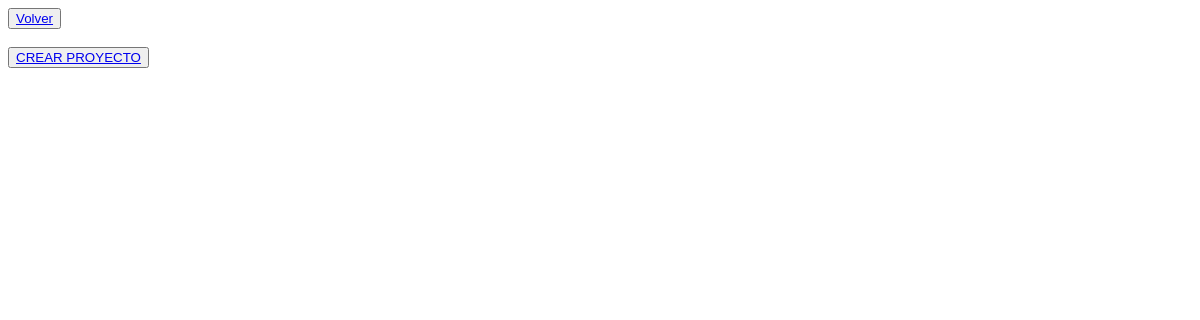
Page /listar_proyectos on the earlier database version.
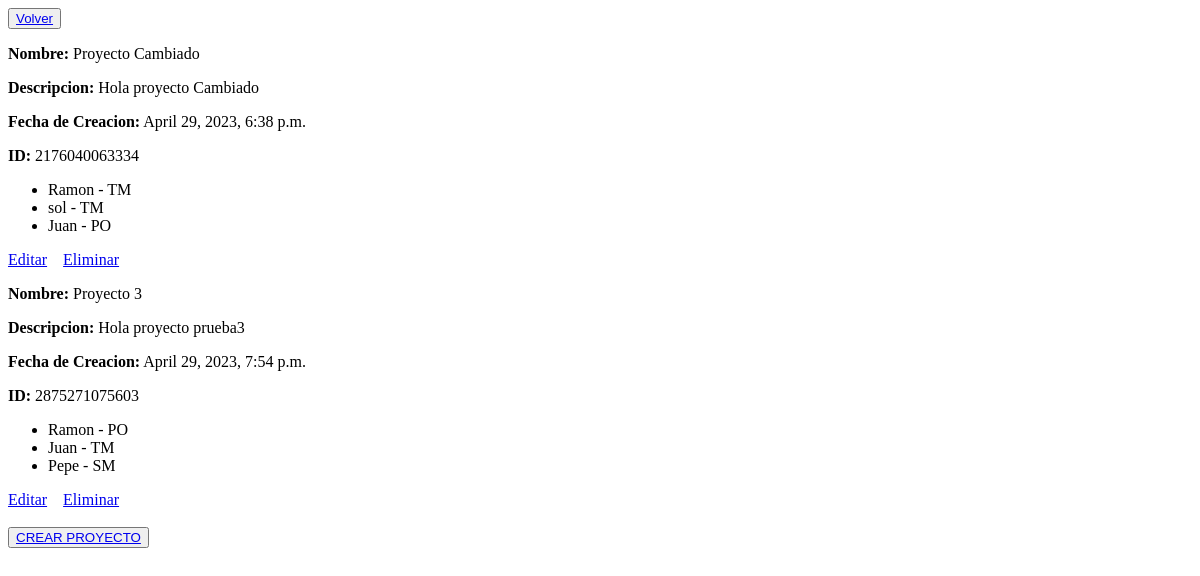
Same page on the later database version.
### login/models.py (models this page shows)
class Proyecto(models.Model):
    backlog_id = models.CharField(primary_key=True, max_length=10, editable=False)
    nombre = models.CharField(max_length=255)
    descripcion = models.TextField()
    fecha_creacion = models.DateTimeField(auto_now_add=True)

class UsuarioProyecto(models.Model):
    id_usu_proy_rol = models.AutoField(primary_key=True)
    usuario = models.ForeignKey(Usuario, on_delete=models.CASCADE)
    proyecto = models.ForeignKey(Proyecto, on_delete=models.CASCADE)
    rol_usuario = models.ForeignKey(Rol, on_delete=models.CASCADE)

class Usuario(models.Model):
    id = models.AutoField(primary_key=True)
    nombre = models.CharField(max_length=255)
    email = models.EmailField(unique=True)
    telefono = models.CharField(max_length=20)

class Rol(models.Model):
    TIPOS_ROLES = (
        ('PO', 'Product Owner'),
        ('SM', 'Scrum Master'),
        ('TM', 'Team Member'),
    )
    tipo_rol = models.CharField(max_length=2, choices=TIPOS_ROLES)

### login/views.py (the view)
# urls.py: path('listar_proyectos',views.listar_proyectos, name="listar_proyectos"),
def listar_proyectos(request):
    proyectos = Proyecto.objects.all().prefetch_related(
        Prefetch('usuarioproyecto_set', queryset=UsuarioProyecto.objects.all().select_related('usuario', 'rol_usuario'))
    )
    return render(request, "login/listar_proyectos.html", {'proyectos': proyectos})

### templates/login/listar_proyectos.html (shortened to what this page needs)
<!DOCTYPE html>
<html lang="en">
{% load static %}
<head>
</head>
<body>
    <button type="submit"><a href="/volver_home" class="boton">Volver</a></button>
    {% for proyecto in proyectos %}
        <p><strong>Nombre:</strong> {{ proyecto.nombre }}</p>
        <p><strong>Descripcion:</strong> {{ proyecto.descripcion }}</p>
        <p><strong>Fecha de Creacion:</strong> {{ proyecto.fecha_creacion }}</p>
        <p><strong>ID:</strong> {{ proyecto.backlog_id }}</p>
        <ul>
            {% for usuarioproyecto in proyecto.usuarioproyecto_set.all %}
                <li>{{ usuarioproyecto.usuario.nombre }} - {{ usuarioproyecto.rol_usuario.tipo_rol }}</li>
            {% endfor %}
        </ul>
        <a href="edicionProyecto/{{proyecto.backlog_id}}" class="boton">Editar</a> &nbsp;&nbsp;
        <a href="eliminar_proyecto/{{proyecto.backlog_id}}">Eliminar</a>
    {% endfor %}
    <br>
    <br>
    <button type="submit"><a href="/crear_proyecto" class="boton">CREAR PROYECTO</a></button>
</body>
</html>

Differences in the rows shown:
added Proyecto: nombre "Proyecto Cambiado", descripcion "Hola proyecto Cambiado", fecha_creacion "April 29, 2023, 6:38 p.m.", backlog_id "2176040063334"
added UsuarioProyecto: usuario.nombre "Ramon", rol_usuario.tipo_rol "TM", shown under "Proyecto Cambiado"
added UsuarioProyecto: usuario.nombre "sol", rol_usuario.tipo_rol "TM", shown under "Proyecto Cambiado"
added UsuarioProyecto: usuario.nombre "Juan", rol_usuario.tipo_rol "PO", shown under "Proyecto Cambiado"
added Proyecto: nombre "Proyecto 3", descripcion "Hola proyecto prueba3", fecha_creacion "April 29, 2023, 7:54 p.m.", backlog_id "2875271075603"
added UsuarioProyecto: usuario.nombre "Ramon", rol_usuario.tipo_rol "PO", shown under "Proyecto 3"
added UsuarioProyecto: usuario.nombre "Juan", rol_usuario.tipo_rol "TM", shown under "Proyecto 3"
added UsuarioProyecto: usuario.nombre "Pepe", rol_usuario.tipo_rol "SM", shown under "Proyecto 3"
